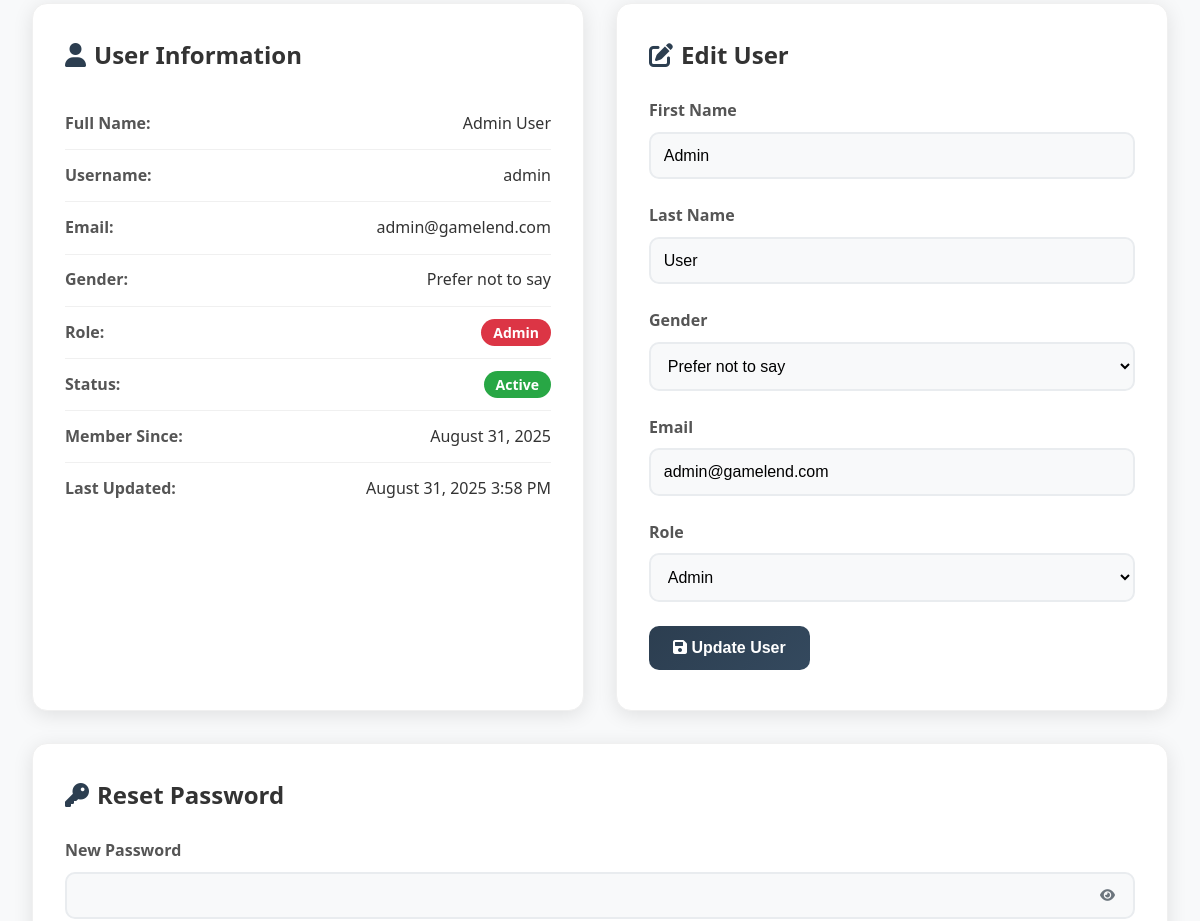
Before: /admin/user_record.php?id=1 (signed in, middle part) with the older database file.
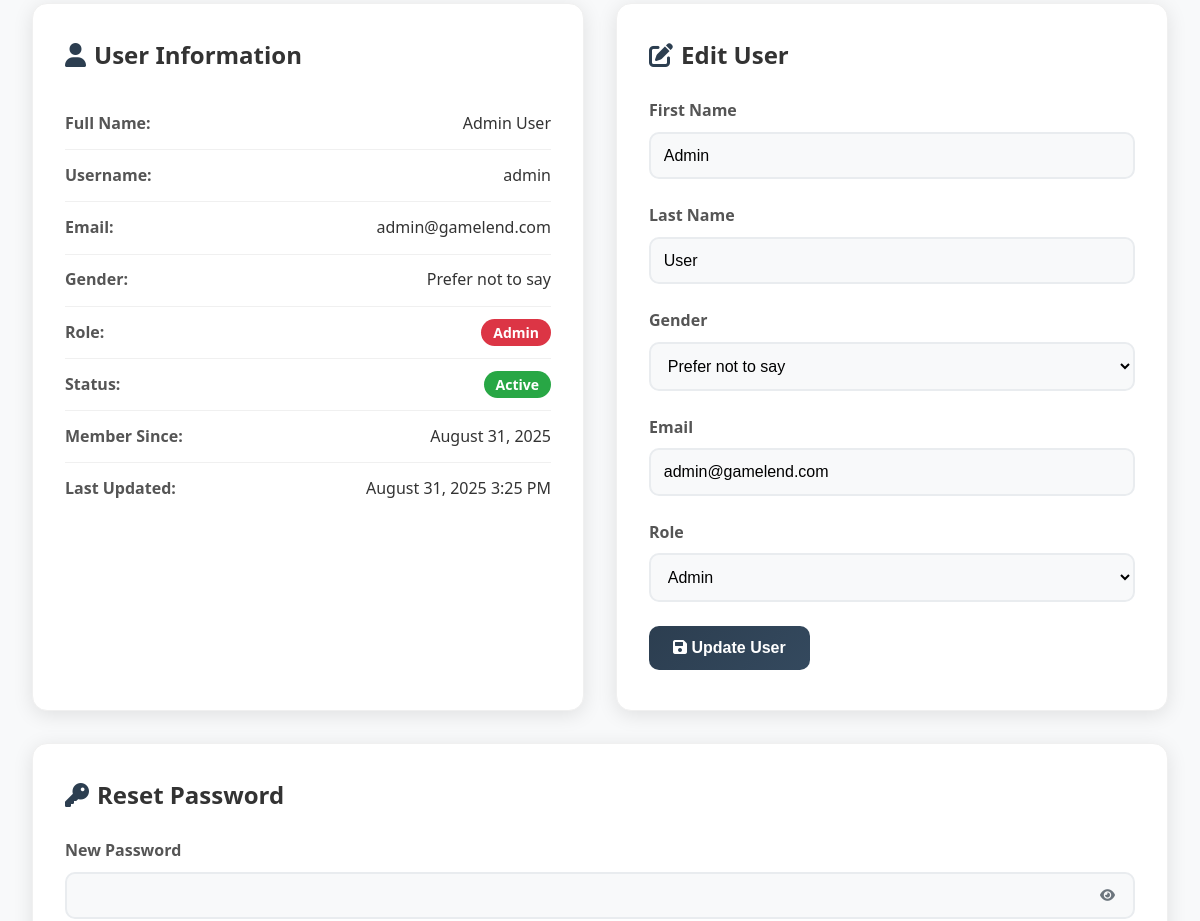
After: the same page with the newer database file.
### tables this page shows
CREATE TABLE `users` (
  `id` int(11) NOT NULL,
  `username` varchar(50) NOT NULL,
  `email` varchar(100) NOT NULL,
  `password` varchar(255) NOT NULL,
  `first_name` varchar(50) NOT NULL,
  `last_name` varchar(50) NOT NULL,
  `gender` enum('male','female','other','prefer_not_to_say') NOT NULL,
  `role` enum('admin','customer') DEFAULT 'customer',
  `created_at` timestamp NOT NULL DEFAULT current_timestamp(),
  `updated_at` timestamp NOT NULL DEFAULT current_timestamp() ON UPDATE current_timestamp()
);

### admin/user_record.php (the view, shortened to what the changed rows need)
<?php
require_once '../db/db_connect.php';
$user_id = isset($_GET['id']) ? (int)$_GET['id'] : 0;
$stmt = $pdo->prepare("SELECT * FROM users WHERE id = ?");
$stmt->execute([$user_id]);
$user = $stmt->fetch();
include 'includes/admin_header.php';
?>
<div class="user-record-container <?php echo ($user['status'] ?? 'active') === 'disabled' ? 'disabled-user' : ''; ?>">
    <div class="content-grid">
        <div class="content-section">
            <h2 class="section-title">
                <i class="fas fa-user"></i>
                User Information
            </h2>
            <div class="info-item">
                <span class="info-label">Full Name:</span>
                <span class="info-value"><?php echo htmlspecialchars($user['first_name'] . ' ' . $user['last_name']); ?></span>
            </div>
            <div class="info-item">
                <span class="info-label">Username:</span>
                <span class="info-value"><?php echo htmlspecialchars($user['username']); ?></span>
            </div>
            <div class="info-item">
                <span class="info-label">Email:</span>
                <span class="info-value"><?php echo htmlspecialchars($user['email']); ?></span>
            </div>
            <div class="info-item">
                <span class="info-label">Gender:</span>
                <span class="info-value"><?php echo ucfirst(str_replace('_', ' ', $user['gender'])); ?></span>
            </div>
            <div class="info-item">
                <span class="info-value">
                    <span class="badge badge-<?php echo $user['role'] === 'admin' ? 'danger' : 'primary'; ?>">
                        <?php echo ucfirst($user['role']); ?>
                    </span>
                </span>
            </div>
            <div class="info-item">
                <span class="info-value">
                    <span class="badge badge-<?php echo ($user['status'] ?? 'active') === 'active' ? 'success' : 'danger'; ?>">
                        <?php echo ucfirst($user['status'] ?? 'active'); ?>
                    </span>
                </span>
            </div>
            <div class="info-item">
                <span class="info-label">Member Since:</span>
                <span class="info-value"><?php echo date('F j, Y', strtotime($user['created_at'])); ?></span>
            </div>
            <div class="info-item">
                <span class="info-label">Last Updated:</span>
                <span class="info-value"><?php echo date('F j, Y g:i A', strtotime($user['updated_at'])); ?></span>
            </div>
        </div>
        <div class="content-section">
            <h2 class="section-title">
                <i class="fas fa-edit"></i>
                Edit User
            </h2>
            <form method="POST">
                <div class="form-group">
                    <label for="first_name" class="form-label">First Name</label>
                    <input type="text" id="first_name" name="first_name" class="form-control"
                           value="<?php echo htmlspecialchars($user['first_name']); ?>" required>
                </div>
                <div class="form-group">
                    <label for="last_name" class="form-label">Last Name</label>
                    <input type="text" id="last_name" name="last_name" class="form-control"
                           value="<?php echo htmlspecialchars($user['last_name']); ?>" required>
                </div>
                <div class="form-group">
                    <label for="gender" class="form-label">Gender</label>
                    <select id="gender" name="gender" class="form-control" required>
                        <option value="prefer_not_to_say" <?php echo $user['gender'] === 'prefer_not_to_say' ? 'selected' : ''; ?>>Prefer not to say</option>
                    </select>
                </div>
                <div class="form-group">
                    <label for="email" class="form-label">Email</label>
                    <input type="email" id="email" name="email" class="form-control"
                           value="<?php echo htmlspecialchars($user['email']); ?>" required>
                </div>
                <div class="form-group">
                    <label for="role" class="form-label">Role</label>
                    <select id="role" name="role" class="form-control" required>
                        <option value="admin" <?php echo $user['role'] === 'admin' ? 'selected' : ''; ?>>Admin</option>
                    </select>
                </div>
            </form>
        </div>
    </div>
    <div class="content-section" style="margin-bottom: 2rem;">
        <h2 class="section-title">
            <i class="fas fa-key"></i>
            Reset Password
        </h2>
    </div>
</div>
<?php include 'includes/admin_footer.php'; ?>

Changed rows visible on the page:
changed users "Admin User": updated_at "August 31, 2025 3:58 PM" → "August 31, 2025 3:25 PM"
